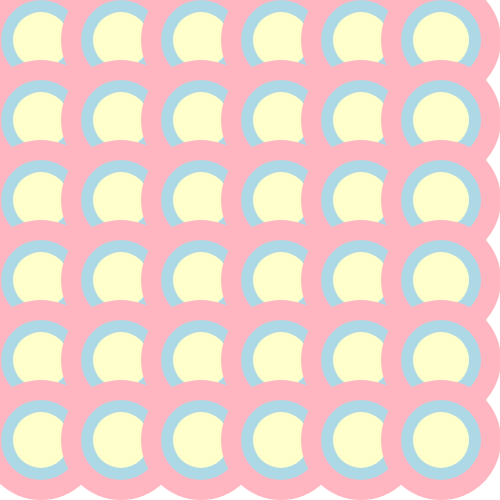
Frame 1 (no input)
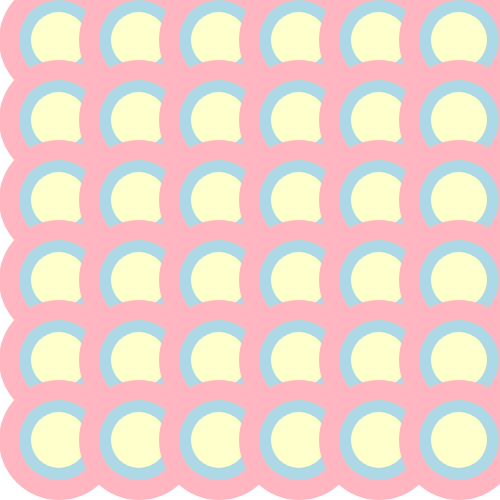
Frame 60 (no input)
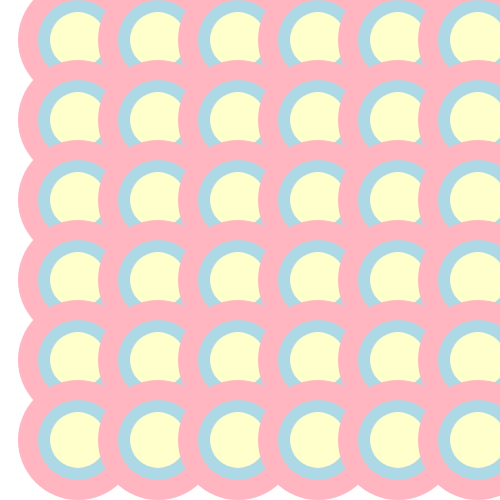
Frame 120 (the mouse pressed at the canvas centre since frame 60)

The p5.js sketch that drew these frames (run headless with seeded random() and noise() and a simulated clock; from frame 60 on, the mouse is pressed at the canvas centre):

// p5.js sketch
// ── sketch.js
let moveX = 0;
let circleSize = 80; //initialization for the if statemnt to work on
function setup() {
  createCanvas(500, 500);
  noStroke();
}

function draw() {
  background(255);

  moveX += 1; // move 1 to the right per frame movement
  if (moveX > 40) {
    // if the pixels are more than 40 then restart it
    moveX = 0;
  }
  for (let x = circleSize / 2; x < width; x += circleSize) {
    for (let y = circleSize / 2; y < height; y += circleSize) {
      // Big Circles light Pink
      fill(255, 182, 193);
      ellipse(x + moveX, y, circleSize * 1.5, circleSize * 1.5);

      // Medium Circles Light Blue
      fill(173, 216, 230);
      ellipse(x + moveX, y, circleSize * 1, circleSize * 1);

      // Small Circles light Yellow
      fill(255, 255, 204);
      ellipse(x + moveX, y, circleSize * 0.7, circleSize * 0.7);
    }
  }
}
